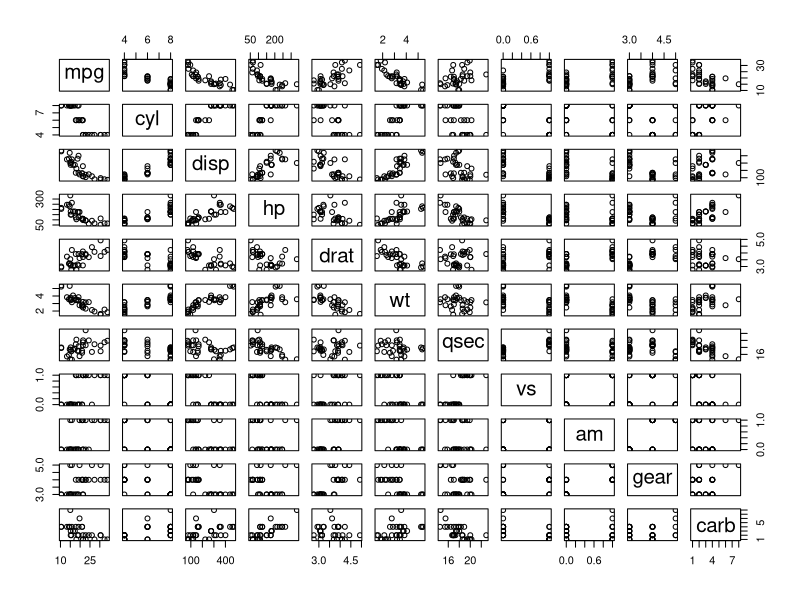
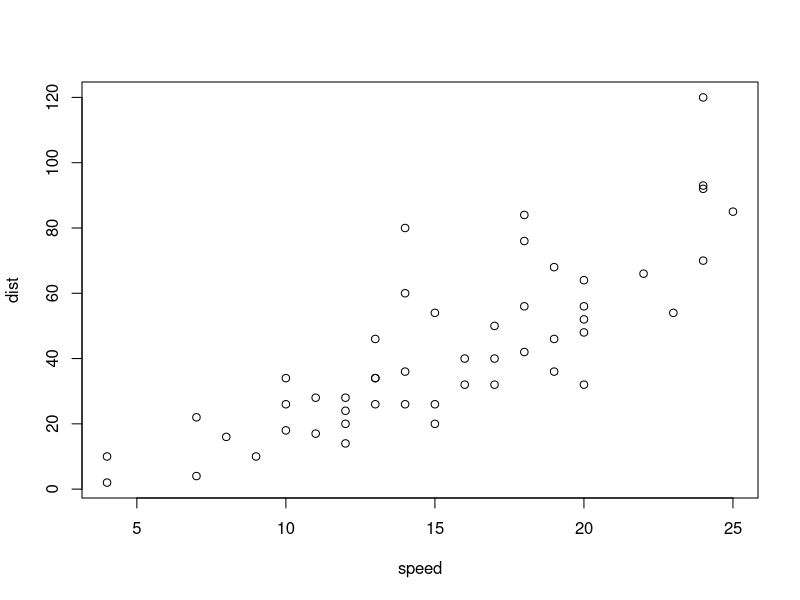

Here is the R script that generated these plots, in order:
## ---- chunk 1
plot(mtcars)
mtcars
ToothGrowth
## ---- chunk 2
plot(cars)
